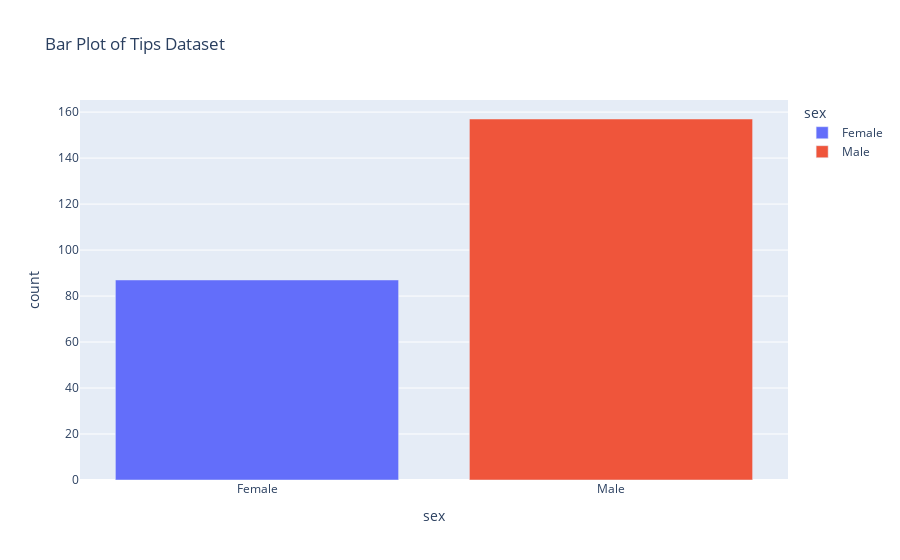

Notebook code cell kept with this figure:
### Code cell
fig3 = px.bar(df_bar, x="sex", y="count", color="sex", title="Bar Plot of Tips Dataset")
fig3.show()
# save the plot
fig3.write_image("./tips/03_barplot.png")

### Figure 1 — Plotly figure (JSON) as saved in the notebook; plotly's stock layout.template omitted (floating-point values rounded to 4 significant figures)
{"data": [{"alignmentgroup": "True", "hovertemplate": "sex=%{x}<br>count=%{y}<extra></extra>", "legendgroup": "Female", "marker": {"color": "#636efa", "pattern": {"shape": ""}}, "name": "Female", "offsetgroup": "Female", "orientation": "v", "showlegend": true, "textposition": "auto", "type": "bar", "x": ["Female"], "xaxis": "x", "y": [87], "yaxis": "y"}, {"alignmentgroup": "True", "hovertemplate": "sex=%{x}<br>count=%{y}<extra></extra>", "legendgroup": "Male", "marker": {"color": "#EF553B", "pattern": {"shape": ""}}, "name": "Male", "offsetgroup": "Male", "orientation": "v", "showlegend": true, "textposition": "auto", "type": "bar", "x": ["Male"], "xaxis": "x", "y": [157], "yaxis": "y"}], "layout": {"barmode": "relative", "legend": {"title": {"text": "sex"}, "tracegroupgap": 0}, "title": {"text": "Bar Plot of Tips Dataset"}, "xaxis": {"anchor": "y", "categoryarray": ["Female", "Male"], "categoryorder": "array", "domain": [0, 1], "title": {"text": "sex"}}, "yaxis": {"anchor": "x", "domain": [0, 1], "title": {"text": "count"}}}}
